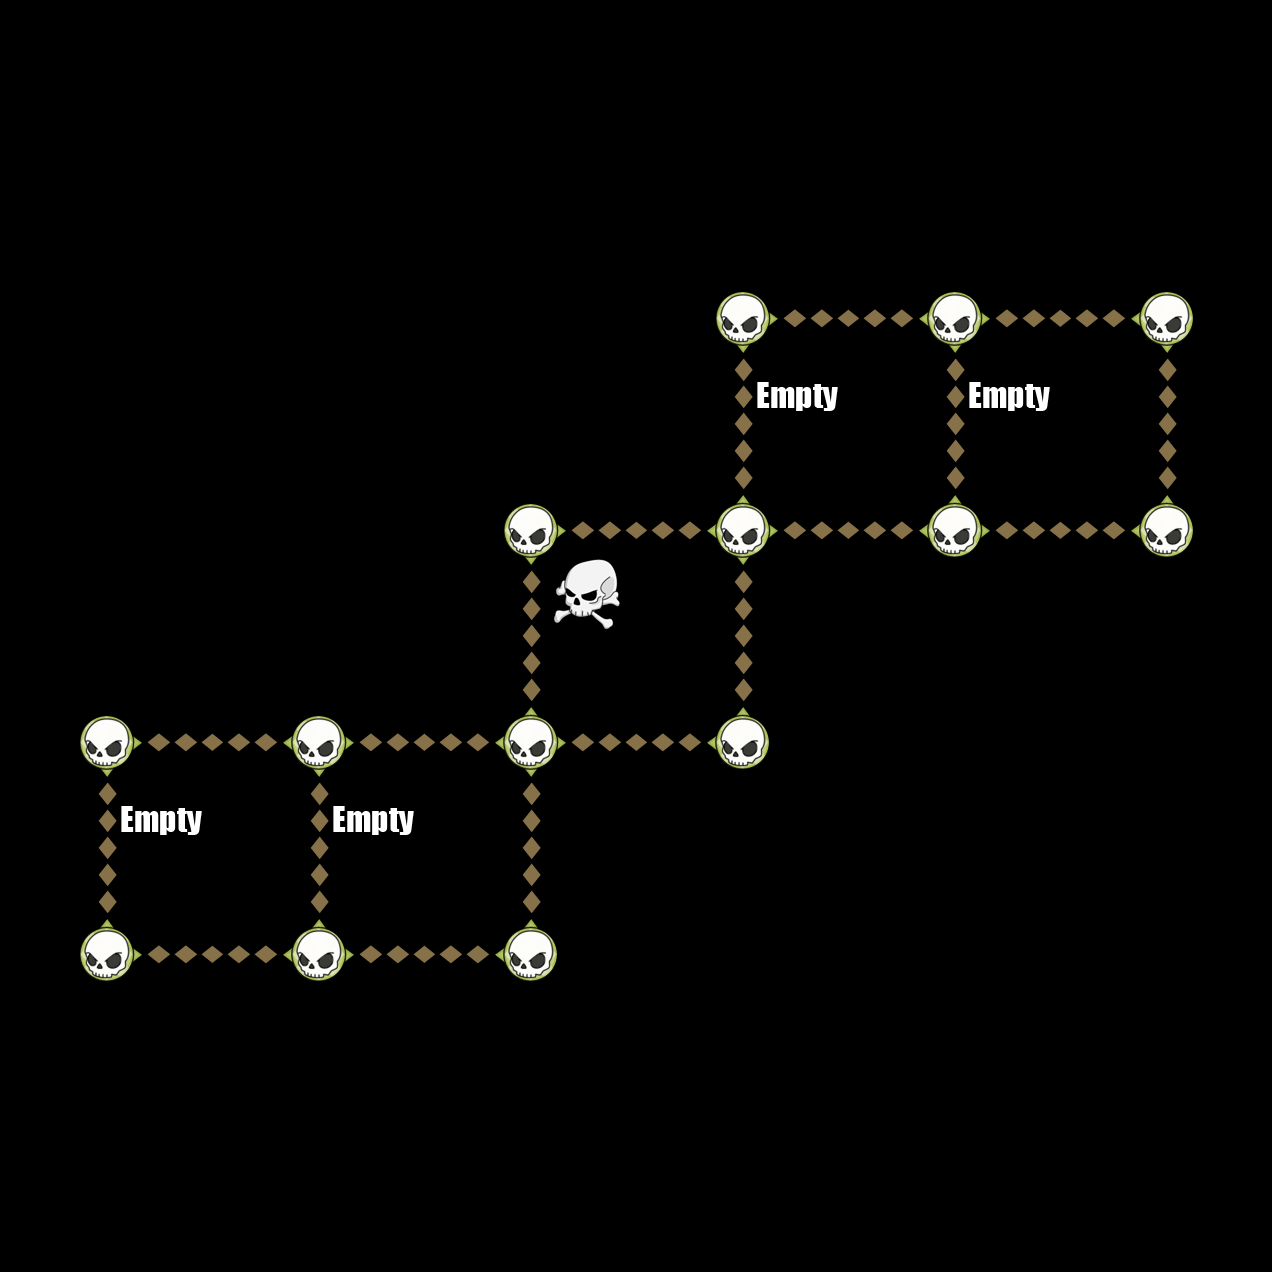

A 2D game scene composited from a Tiled map and its tileset images. What follows is a short description and the map's XML, with each tile layer's data collapsed to a summary:
An orthogonal 6x6 tile map with 212x212 px tiles, 6 tile layers (Down, Up, Left, Right, ...).

<map version="1.0" orientation="orthogonal" width="6" height="6" tilewidth="212" tileheight="212">
 <tileset firstgid="1" name="TileGraphic_Final-ipadhd" tilewidth="212" tileheight="212">
  <image source="TileGraphic_Final-ipadhd.png" width="636" height="1060" />
  <tile id="0">
   <properties>
    <property name="LineFilled" value="True" />
   </properties>
  </tile>
  <tile id="2">
   <properties>
    <property name="Item" value="TreasureBox" />
   </properties>
  </tile>
  <tile id="4">
   <properties>
    <property name="RowFilled" value="True" />
   </properties>
  </tile>
  <tile id="6">
   <properties>
    <property name="Item" value="CannonLeft" />
   </properties>
  </tile>
  <tile id="7">
   <properties>
    <property name="Item" value="ShipRight" />
   </properties>
  </tile>
  <tile id="8">
   <properties>
    <property name="Item" value="MapOne" />
   </properties>
  </tile>
  <tile id="9">
   <properties>
    <property name="Item" value="CannonRight" />
   </properties>
  </tile>
  <tile id="10">
   <properties>
    <property name="Item" value="ShipLeft" />
   </properties>
  </tile>
  <tile id="11">
   <properties>
    <property name="Item" value="MapTwo" />
   </properties>
  </tile>
  <tile id="12">
   <properties>
    <property name="Item" value="Empty" />
   </properties>
  </tile>
  <tile id="13">
   <properties>
    <property name="Item" value="Skull" />
   </properties>
  </tile>
  <tile id="14">
   <properties>
    <property name="Item" value="Fog" />
   </properties>
  </tile>
 </tileset>
 <layer name="Down" width="6" height="6">
  <data>[36 cells, 8 non-empty, 1 distinct tile ids]</data>
 </layer>
 <layer name="Up" width="6" height="6">
  <data>[36 cells, 8 non-empty, 1 distinct tile ids]</data>
 </layer>
 <layer name="Left" width="6" height="6">
  <data>[36 cells, 10 non-empty, 1 distinct tile ids]</data>
 </layer>
 <layer name="Right" width="6" height="6">
  <data>[36 cells, 10 non-empty, 1 distinct tile ids]</data>
 </layer>
 <layer name="Dots" width="6" height="6">
  <data>[36 cells, 14 non-empty, 1 distinct tile ids]</data>
 </layer>
 <layer name="Items" width="6" height="6">
  <data>[36 cells, 5 non-empty, 2 distinct tile ids]</data>
 </layer>
</map>
